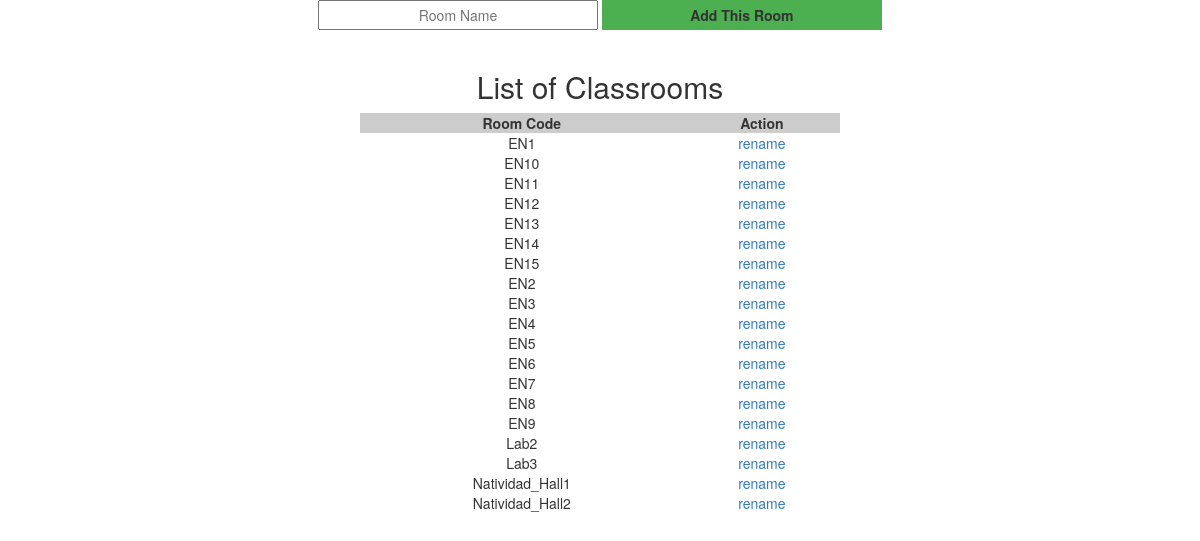
Screenshot of /add_classroom.php with the database file from the repository.
### tables this page shows
CREATE TABLE `tbl_classrooms` (
  `Room_code` varchar(20) NOT NULL,
  PRIMARY KEY (`Room_code`)
);

### add_classroom.php (the view, shortened to what this page needs)
<!DOCTYPE html>
<html>
<head>
	<link rel="stylesheet" type="text/css" href="CSS/style.css">
	<link rel="stylesheet" type="text/css" href="bootstrap-3.3.7-dist/css/bootstrap.min.css">
</head>
<body>
<div align="center" style="text-align: center;">
	<form method="POST" autocomplete="off">
	<input type="text" name="room" class="lfield" placeholder="Room Name" required="">
	<input type="submit" name="sub" class="lbutton" value="Add This Room"><br><br>
	<?php
	require 'dbcon.php';
	?>
</form>
<h2>List of Classrooms</h2>
<?php
$sql1 = "select * from tbl_classrooms";
$result = $conn->query($sql1);
echo "<table width='40%' border = 0 align = 'center' cellspacing='10px' style='text-align: center;'>";
	echo "<tr bgcolor='#CCCCCC'>";
	echo "<th>Room Code</th>";
	echo "<th>Action</th>";
	echo "</tr>";
while ($row = $result->fetch_assoc()) {
	echo "<tr>";
	echo "<td>".$row['Room_code']."</td>";
	echo "<td><a href=\"roomedit.php?room=$row[Room_code]\">rename</a></td>";
	echo "</tr>";
}
echo "</table>";
?>
</div>
</body>
</html>

### CSS/style.css (style rules this page uses)
body { background-repeat: no-repeat; background-size: cover; background-attachment: fixed; margin: 0px; padding: 0px; }
a { text-decoration-line: none; }
.lfield { width: 280px; height: 30px; text-align: center; }
.lbutton { width: 280px; height: 30px; border: none; text-align: center; background-color: #4CAF50; font-weight: bolder; }

### add_classroom.php (style rules this page uses)
th { text-align: center; }

### rows the page displays
tbl_classrooms: Room_code "EN1"
tbl_classrooms: Room_code "EN10"
tbl_classrooms: Room_code "EN11"
tbl_classrooms: Room_code "EN12"
tbl_classrooms: Room_code "EN13"
tbl_classrooms: Room_code "EN14"
tbl_classrooms: Room_code "EN15"
tbl_classrooms: Room_code "EN2"
tbl_classrooms: Room_code "EN3"
tbl_classrooms: Room_code "EN4"
tbl_classrooms: Room_code "EN5"
tbl_classrooms: Room_code "EN6"
tbl_classrooms: Room_code "EN7"
tbl_classrooms: Room_code "EN8"
tbl_classrooms: Room_code "EN9"
tbl_classrooms: Room_code "Lab2"
tbl_classrooms: Room_code "Lab3"
tbl_classrooms: Room_code "Natividad_Hall1"
tbl_classrooms: Room_code "Natividad_Hall2"
